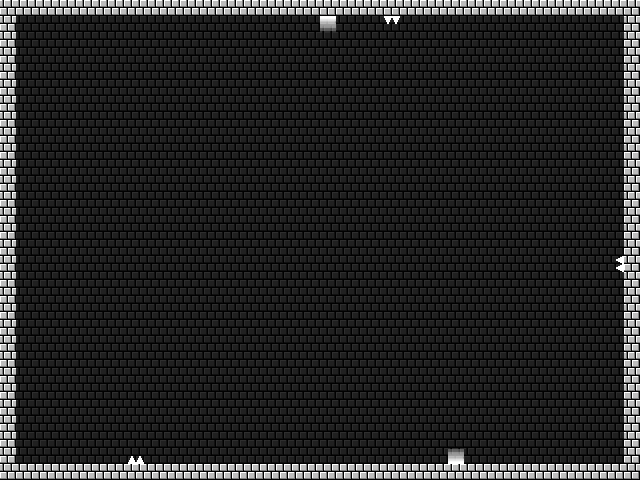

Tiled map render using the project's own tile images. Description and the whole map definition, tile-layer contents included, below:
An orthogonal 40x30 tile map with 16x16 px tiles, 1 tile layer (tiles), 2 tilesets and 2 objects.

<map version="1.0" orientation="orthogonal" renderorder="right-down" width="40" height="30" tilewidth="16" tileheight="16" nextobjectid="10">
 <tileset firstgid="1" name="tiles" tilewidth="16" tileheight="16" tilecount="64">
  <image source="../images/tiles.png" trans="ff00ff" width="128" height="128" />
 </tileset>
 <tileset firstgid="65" name="tiles" tilewidth="16" tileheight="16" tilecount="64">
  <image source="../images/tiles.png" trans="ff00ff" width="128" height="128" />
 </tileset>
 <layer name="tiles" width="40" height="30">
  <data encoding="csv">
3,3,3,3,3,3,3,3,3,3,3,3,3,3,3,3,3,3,3,3,3,3,3,3,3,3,3,3,3,3,3,3,3,3,3,3,3,3,3,3,
3,2,2,2,2,2,2,2,2,2,2,2,2,2,2,2,2,2,2,2,9,2,2,2,7,2,2,2,2,2,2,2,2,2,2,2,2,2,2,3,
3,2,2,2,2,2,2,2,2,2,2,2,2,2,2,2,2,2,2,2,2,2,2,2,2,2,2,2,2,2,2,2,2,2,2,2,2,2,2,3,
3,2,2,2,2,2,2,2,2,2,2,2,2,2,2,2,2,2,2,2,2,2,2,2,2,2,2,2,2,2,2,2,2,2,2,2,2,2,2,3,
3,2,2,2,2,2,2,2,2,2,2,2,2,2,2,2,2,2,2,2,2,2,2,2,2,2,2,2,2,2,2,2,2,2,2,2,2,2,2,3,
3,2,2,2,2,2,2,2,2,2,2,2,2,2,2,2,2,2,2,2,2,2,2,2,2,2,2,2,2,2,2,2,2,2,2,2,2,2,2,3,
3,2,2,2,2,2,2,2,2,2,2,2,2,2,2,2,2,2,2,2,2,2,2,2,2,2,2,2,2,2,2,2,2,2,2,2,2,2,2,3,
3,2,2,2,2,2,2,2,2,2,2,2,2,2,2,2,2,2,2,2,2,2,2,2,2,2,2,2,2,2,2,2,2,2,2,2,2,2,2,3,
3,2,2,2,2,2,2,2,2,2,2,2,2,2,2,2,2,2,2,2,2,2,2,2,2,2,2,2,2,2,2,2,2,2,2,2,2,2,2,3,
3,2,2,2,2,2,2,2,2,2,2,2,2,2,2,2,2,2,2,2,2,2,2,2,2,2,2,2,2,2,2,2,2,2,2,2,2,2,2,3,
3,2,2,2,2,2,2,2,2,2,2,2,2,2,2,2,2,2,2,2,2,2,2,2,2,2,2,2,2,2,2,2,2,2,2,2,2,2,2,3,
3,2,2,2,2,2,2,2,2,2,2,2,2,2,2,2,2,2,2,2,2,2,2,2,2,2,2,2,2,2,2,2,2,2,2,2,2,2,2,3,
3,2,2,2,2,2,2,2,2,2,2,2,2,2,2,2,2,2,2,2,2,2,2,2,2,2,2,2,2,2,2,2,2,2,2,2,2,2,2,3,
3,2,2,2,2,2,2,2,2,2,2,2,2,2,2,2,2,2,2,2,2,2,2,2,2,2,2,2,2,2,2,2,2,2,2,2,2,2,2,3,
3,2,2,2,2,2,2,2,2,2,2,2,2,2,2,2,2,2,2,2,2,2,2,2,2,2,2,2,2,2,2,2,2,2,2,2,2,2,2,3,
3,2,2,2,2,2,2,2,2,2,2,2,2,2,2,2,2,2,2,2,2,2,2,2,2,2,2,2,2,2,2,2,2,2,2,2,2,2,2,3,
3,2,2,2,2,2,2,2,2,2,2,2,2,2,2,2,2,2,2,2,2,2,2,2,2,2,2,2,2,2,2,2,2,2,2,2,2,2,4,3,
3,2,2,2,2,2,2,2,2,2,2,2,2,2,2,2,2,2,2,2,2,2,2,2,2,2,2,2,2,2,2,2,2,2,2,2,2,2,2,3,
3,2,2,2,2,2,2,2,2,2,2,2,2,2,2,2,2,2,2,2,2,2,2,2,2,2,2,2,2,2,2,2,2,2,2,2,2,2,2,3,
3,2,2,2,2,2,2,2,2,2,2,2,2,2,2,2,2,2,2,2,2,2,2,2,2,2,2,2,2,2,2,2,2,2,2,2,2,2,2,3,
3,2,2,2,2,2,2,2,2,2,2,2,2,2,2,2,2,2,2,2,2,2,2,2,2,2,2,2,2,2,2,2,2,2,2,2,2,2,2,3,
3,2,2,2,2,2,2,2,2,2,2,2,2,2,2,2,2,2,2,2,2,2,2,2,2,2,2,2,2,2,2,2,2,2,2,2,2,2,2,3,
3,2,2,2,2,2,2,2,2,2,2,2,2,2,2,2,2,2,2,2,2,2,2,2,2,2,2,2,2,2,2,2,2,2,2,2,2,2,2,3,
3,2,2,2,2,2,2,2,2,2,2,2,2,2,2,2,2,2,2,2,2,2,2,2,2,2,2,2,2,2,2,2,2,2,2,2,2,2,2,3,
3,2,2,2,2,2,2,2,2,2,2,2,2,2,2,2,2,2,2,2,2,2,2,2,2,2,2,2,2,2,2,2,2,2,2,2,2,2,2,3,
3,2,2,2,2,2,2,2,2,2,2,2,2,2,2,2,2,2,2,2,2,2,2,2,2,2,2,2,2,2,2,2,2,2,2,2,2,2,2,3,
3,2,2,2,2,2,2,2,2,2,2,2,2,2,2,2,2,2,2,2,2,2,2,2,2,2,2,2,2,2,2,2,2,2,2,2,2,2,2,3,
3,2,2,2,2,2,2,2,2,2,2,2,2,2,2,2,2,2,2,2,2,2,2,2,2,2,2,2,2,2,2,2,2,2,2,2,2,2,2,3,
3,2,2,2,2,2,2,2,5,2,2,2,2,2,2,2,2,2,2,2,2,2,2,2,2,2,2,2,8,2,2,2,2,2,2,2,2,2,2,3,
3,3,3,3,3,3,3,3,3,3,3,3,3,3,3,3,3,3,3,3,3,3,3,3,3,3,3,3,3,3,3,3,3,3,3,3,3,3,3,3
</data>
 </layer>
 <objectgroup name="movingplatforms">
  <object id="4" x="80" y="96" width="48" height="48" />
  <object id="9" x="80" y="96">
   <polyline points="0,0 400,0 0,0" />
  </object>
 </objectgroup>
</map>